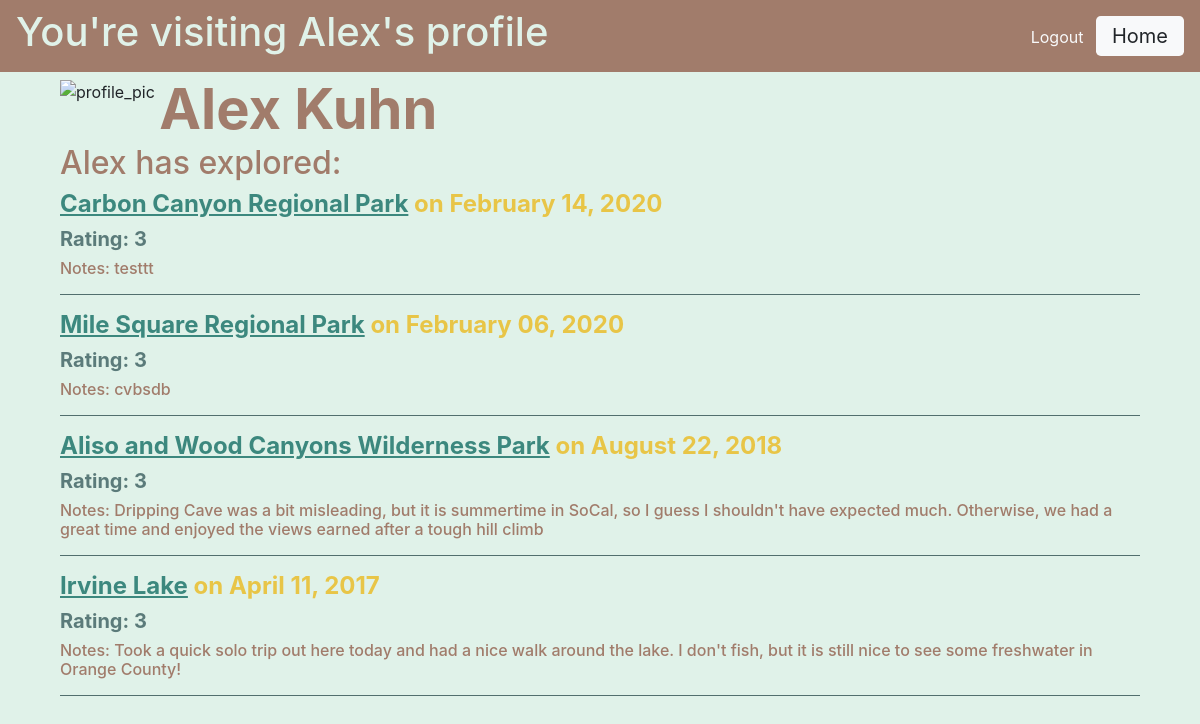
The page /user_profile/3 on the database its author committed.
### park_finder/models.py (models this page shows, shortened)
class User(models.Model):
    first_name = models.CharField(max_length=255)
    last_name = models.CharField(max_length=255)
    email = models.CharField(max_length=255)
    password = models.CharField(max_length=255)
    current_hiking_group = models.CharField(null=True, max_length=255, default = None)
    created_at = models.DateTimeField(auto_now_add=True)
    updated_at = models.DateTimeField(auto_now=True)
    objects = UserManager()

class Visit(models.Model):
    has_visited = models.BooleanField(default = False)
    date_visited = models.DateTimeField(null=True, default = None)
    public_notes = models.TextField(null=True, default = None)
    private_notes = models.TextField(null=True, default = None)
    hiking_group_at_visit_time = models.CharField(null=True, max_length=255, default = None)
    rating = models.IntegerField(null=True, default = None)
    created_at = models.DateTimeField(auto_now_add=True)
    updated_at = models.DateTimeField(auto_now=True)
    objects = VisitManager()
    user = models.ForeignKey(User, related_name = "visits", on_delete=models.CASCADE)
    park = models.ForeignKey(Park, related_name = "parks", on_delete=models.CASCADE)
    def formatted_date(self):
        if self.date_visited is not None:
            return self.date_visited.strftime("%B %d, %Y")

class Park(models.Model):
    name = models.CharField(max_length=255)
    website_url = models.URLField(default = None)
    trail_map_url = models.URLField(default = None)
    created_at = models.DateTimeField(auto_now_add=True)
    updated_at = models.DateTimeField(auto_now=True)
    latitude = models.CharField(max_length=255)
    longitue = models.CharField(max_length=255)
    allows_pets = models.BooleanField()
    limited_access = models.BooleanField()
    busy = models.CharField(max_length=255) #not busy, moderately busy, very busy
    has_shade = models.BooleanField()
    has_water = models.BooleanField()
    has_bathrooms = models.BooleanField()
    is_accessible = models.BooleanField()
    is_kid_friendly = models.BooleanField()
    permitted_activities = models.CharField(max_length=255)
    natural_features = models.CharField(max_length=255)
    has_playground = models.BooleanField()

### park_finder/views.py (the view)
# urls.py: path('user_profile/<int:user_id>', views.user_profile),
def user_profile(request, user_id):
    user = User.objects.get(id = user_id)
    visits = Visit.objects.filter(user_id = user_id).filter(has_visited=True).order_by("-date_visited")
    context = {
        "user": user,
        "visits": visits,
    }
    return render(request, 'user_profile.html', context)

### park_finder/templates/user_profile.html (shortened to what this page needs)
<!DOCTYPE html>
<html lang="en">
<head>
    <link rel="stylesheet" href="https://stackpath.bootstrapcdn.com/bootstrap/4.4.1/css/bootstrap.min.css">
    {% load static %}
    <link rel="stylesheet" href="{% static 'css/style.css' %}">
</head>
<body class="lt-green">
    <nav class="navbar dk-brown lt-green-font navbar-expand-sm justify-content-between">
        <span class="h1">You're visiting {{user.first_name}}'s profile</span>
        <div>
            <a href="/logout" class="mr-2 btn-md btn-outline-light">Logout</a>
            <a href="/dashboard" class="btn-light btn-lg">Home</a>
        </div>
    </nav>
    <div class="container">
        <div class="container flex-sm-row">
            <img width="100" height="100" class="mt-2 img-circle d-inline align-middle" src="/static/css/buttercup.jpeg" alt="profile_pic">
            <h1 class="d-inline align-text-top display-4 font-weight-bold dk-brown-font">{{user.first_name}} {{user.last_name}}</h1>
        </div>
        <div class="container flex-sm-row dk-brown-font">
            <h2>{{user.first_name}} has explored:</h2>
            {% for visit in visits %}
            <ul>
                <li class="h4 no-bullet yellow-font font-weight-bold"> <a class="md-green-font" href="/park_profile/{{visit.park_id}}"><u>{{visit.park.name}}</u></a> on {{visit.formatted_date}}</li>
                <li class="h5 no-bullet dk-green-font font-weight-bold">Rating: {{visit.rating}}</li>
                <li class="h6 no-bullet dk-brown-font">Notes: {{visit.public_notes}}</li>
                <hr class="font-weight-bold dk-green">
            </ul>
            {% endfor %}
        </div>
    </div>
</body>
</html>

### park_finder/static/css/style.css (style rules this page uses)
* { margin:0; padding:0; box-sizing: border-box; }
.md-green-font { color: #3C887E; }
.dk-brown-font { color: #A17C6B; }
.dk-green-font { color: #5B7B7A; }
.lt-green-font { color: #E0F2E9; }
.yellow-font { color: #E8C547; }
.dk-brown { background-color: #A17C6B; }
.dk-green { background-color: #5B7B7A; }
.lt-green { background-color: #E0F2E9; }
.no-bullet { list-style-type: none; }
.d-inline { display: inline; }

### rows shown on the page
User: first_name "Alex", last_name "Kuhn"
Visit: park.name "Carbon Canyon Regional Park", formatted_date "February 14, 2020", rating "3", public_notes "testtt"
Visit: park.name "Mile Square Regional Park", formatted_date "February 06, 2020", rating "3", public_notes "cvbsdb"
Visit: park.name "Aliso and Wood Canyons Wilderness Park", formatted_date "August 22, 2018", rating "3", public_notes "Dripping Cave was a bit misleading, but it is summertime in SoCal, so I guess I shouldn't have expected much. Otherwise, we had a great time and enjoyed the views earned after a tough hill climb"
Visit: park.name "Irvine Lake", formatted_date "April 11, 2017", rating "3", public_notes "Took a quick solo trip out here today and had a nice walk around the lake. I don't fish, but it is still nice to see some freshwater in Orange County!"
